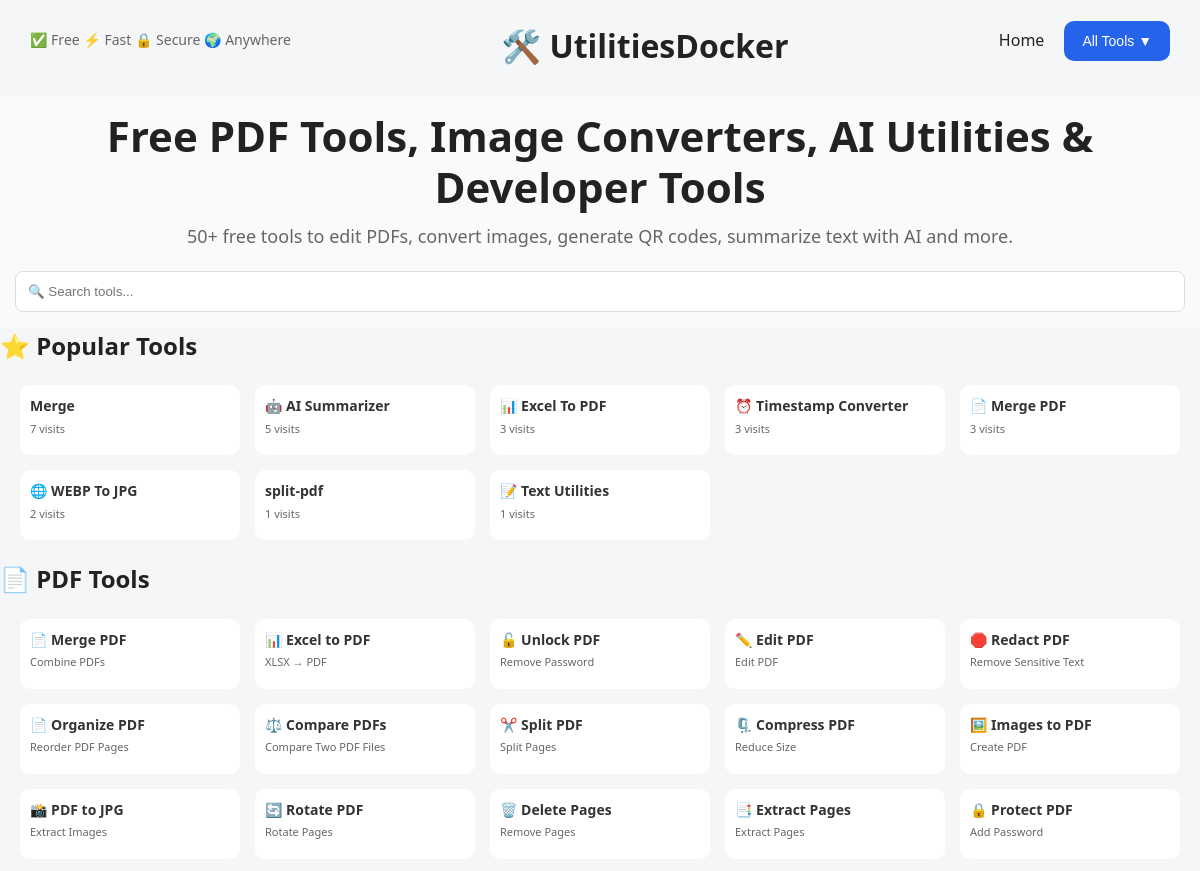
Before: / (upper part) with the older database file.
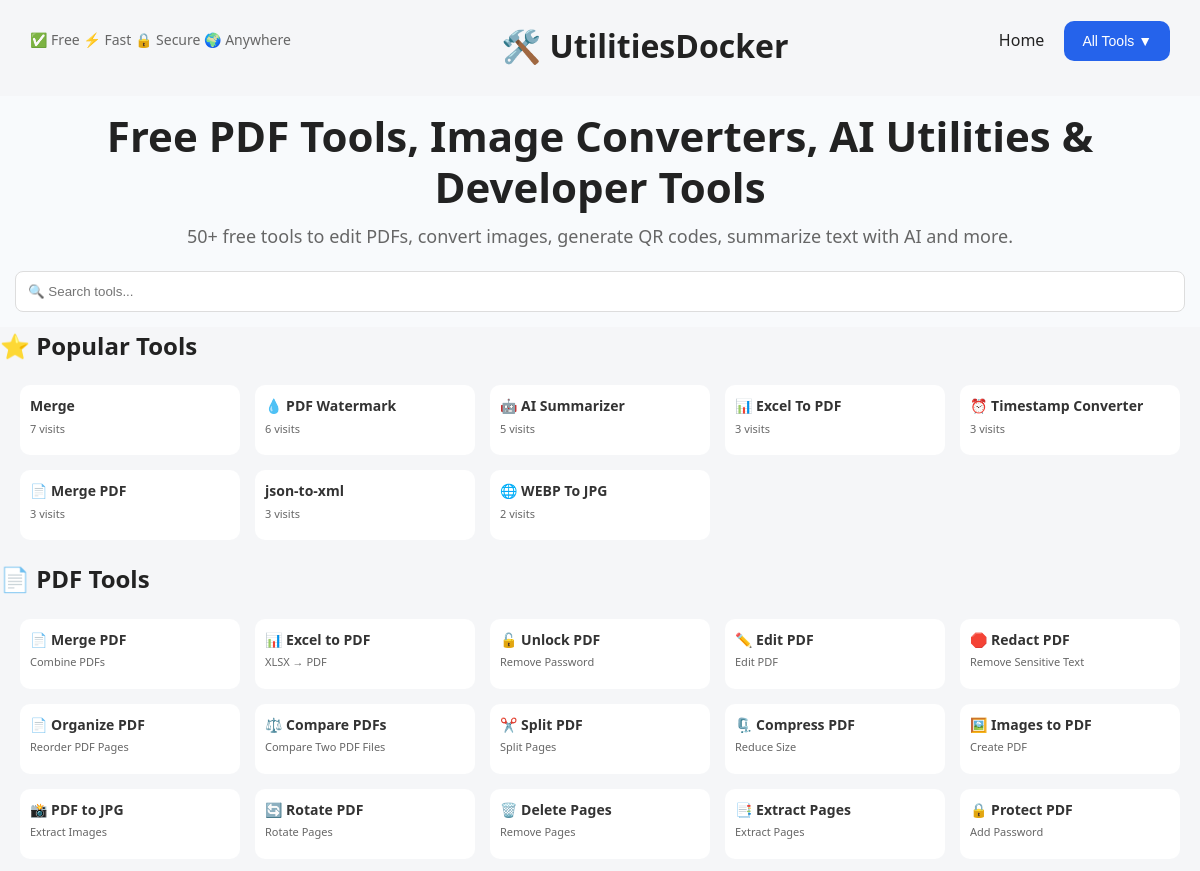
After: the same page with the newer database file.
### tables this page shows
CREATE TABLE tool_visits(
            tool_name TEXT PRIMARY KEY,
            visits INTEGER DEFAULT 0
        );

### app.py (the view)
@app.get("/", response_class=HTMLResponse)
async def home(request: Request):
    conn = sqlite3.connect("tools.db")
    popular_tools = conn.execute("""
        SELECT tool_name, visits
        FROM tool_visits
        ORDER BY visits DESC
        LIMIT 8
    """).fetchall()
    conn.close()
    return templates.TemplateResponse(
        request=request,
        name="home.html",
        context={
            "popular_tools": popular_tools,
            "tool_links": TOOL_LINKS,
            "tool_icons": TOOL_ICONS,
            "tool_names": TOOL_NAMES
        }
    )

### templates/home.html (shortened to what this page needs)
<!DOCTYPE html>
<html>
<head>
    <link rel="stylesheet" href="/static/style.css">
</head>
<body>
<div class="nav-row">
    <div class="nav-features">
        <span>✅ Free</span>
        <span>⚡ Fast</span>
        <span>🔒 Secure</span>
        <span>🌍 Anywhere</span>
    </div>
    <div class="logo">
        🛠️ UtilitiesDocker
    </div>
    <div class="nav-links">
        <a href="/">Home</a>
        <div class="dropdown">
            <button class="dropbtn">
                All Tools ▼
            </button>
        </div>
    </div>
</div>
<section class="hero">
<h1>
Free PDF Tools, Image Converters,
AI Utilities & Developer Tools
</h1>
<p>
    50+ free tools to edit PDFs, convert images, generate QR codes,
    summarize text with AI and more.
</p>
    <div class="search-container">
        <input
            type="text"
            id="toolSearch"
            placeholder="🔍 Search tools..."
            onkeyup="searchTools()">
    </div>
</section>
<h2 class="section-title">⭐ Popular Tools</h2>
<div class="tool-grid">
{% for tool, visits in popular_tools %}
<a href="{{ tool_links.get(tool.lower(),'#') }}"
   class="tool-card">
    <h3>{{ tool_names.get(tool, tool) }}</h3>
    <p>{{ visits }} visits</p>
</a>
{% endfor %}
</div>
<h2 class="section-title">📄 PDF Tools</h2>
<div class="tool-grid">
    <a href="/merge" class="tool-card">
        <h3>📄 Merge PDF</h3>
        <p>Combine PDFs</p>
    </a>
    <a href="/excel-to-pdf" class="tool-card">
    <h3>📊 Excel to PDF</h3>
    <p>XLSX → PDF</p>
</a>
<a href="/unlock-pdf" class="tool-card">
    <h3>🔓 Unlock PDF</h3>
    <p>Remove Password</p>
</a>
<a href="/edit-pdf" class="tool-card">
 <h3>✏️ Edit PDF</h3>
    <p>Edit PDF</p>
</a>
<a href="/redact-pdf" class="tool-card">
    <h3>🛑 Redact PDF</h3>
    <p>Remove Sensitive Text</p>
</a>
<a href="/organize-pdf" class="tool-card">
    <h3>📄 Organize PDF</h3>
    <p>Reorder PDF Pages</p>
</a>
<a href="/compare-pdf" class="tool-card">
    <h3>⚖️ Compare PDFs</h3>
    <p>Compare Two PDF Files</p>
</a>
    <a href="/split" class="tool-card">
        <h3>✂️ Split PDF</h3>
        <p>Split Pages</p>
    </a>
    <a href="/compress" class="tool-card">
        <h3>🗜️ Compress PDF</h3>
        <p>Reduce Size</p>
    </a>
    <a href="/images-to-pdf" class="tool-card">
        <h3>🖼️ Images to PDF</h3>
        <p>Create PDF</p>
    </a>
    <a href="/pdf-to-jpg" class="tool-card">
        <h3>📸 PDF to JPG</h3>
        <p>Extract Images</p>
    </a>
    <a href="/rotate" class="tool-card">
        <h3>🔄 Rotate PDF</h3>
        <p>Rotate Pages</p>
    </a>
    <a href="/delete-pages" class="tool-card">
        <h3>🗑️ Delete Pages</h3>
        <p>Remove Pages</p>
    </a>
    <a href="/extract-pages" class="tool-card">
        <h3>📑 Extract Pages</h3>
        <p>Extract Pages</p>
    </a>
    <a href="/protect-pdf" class="tool-card">
        <h3>🔒 Protect PDF</h3>
        <p>Add Password</p>
    </a>
</div>
</body>
</html>

### static/style.css (style rules this page uses)
* { margin: 0; padding: 0; box-sizing: border-box; }
body { font-family: "Segoe UI", Arial, sans-serif; background: #f5f6f8; color: #222; line-height: 1.6; }
.logo { font-size:2rem; font-weight:700; padding:20px 30px 10px; }
.nav-row { display:flex; justify-content:space-between; align-items:center; padding:0 30px 15px; }
.nav-features { color:#666; font-size:14px; white-space:nowrap; }
.nav-links { display: flex; align-items: center; gap: 20px; }
.nav-links a { text-decoration: none; color: #222; font-weight: 500; }
.dropdown { position: relative; }
.dropbtn { background: #2563eb; color: white; border: none; padding: 12px 18px; border-radius: 10px; cursor: pointer; font-size: 14px; }
.hero { text-align:center; padding:15px 15px; background:#f8fafc; }
.hero h1 { font-size:42px; font-weight:700; margin-bottom:10px; line-height:1.2; }
.hero p { font-size:18px; color:#666; margin-bottom:20px; }
.tool-grid { display:grid; grid-template-columns: repeat(auto-fit,minmax(220px,1fr)); gap:15px; padding:20px; }
.tool-card { background:white; border-radius:10px; padding:10px; min-height:70px; text-decoration:none; color:#333; transition:0.2s; }
.tool-card h2, .tool-card h3 { font-size:14px; margin:0 0 4px; }
.tool-card p { font-size:11px; margin:0; color:#666; line-height:1.3; }
input, select, textarea { width: 100%; padding: 12px; border: 1px solid #ddd; border-radius: 8px; }
button { background: #2563eb; color: white; border: none; padding: 12px 18px; border-radius: 8px; cursor: pointer; }

Changed rows visible on the page:
no longer on this page (row unchanged): tool_visits: get "split-pdf", visits "1"
no longer on this page (row unchanged): tool_visits: get "📝 Text Utilities", visits "1"
added tool_visits: get "💧 PDF Watermark", visits "6"
added tool_visits: get "json-to-xml", visits "3"
